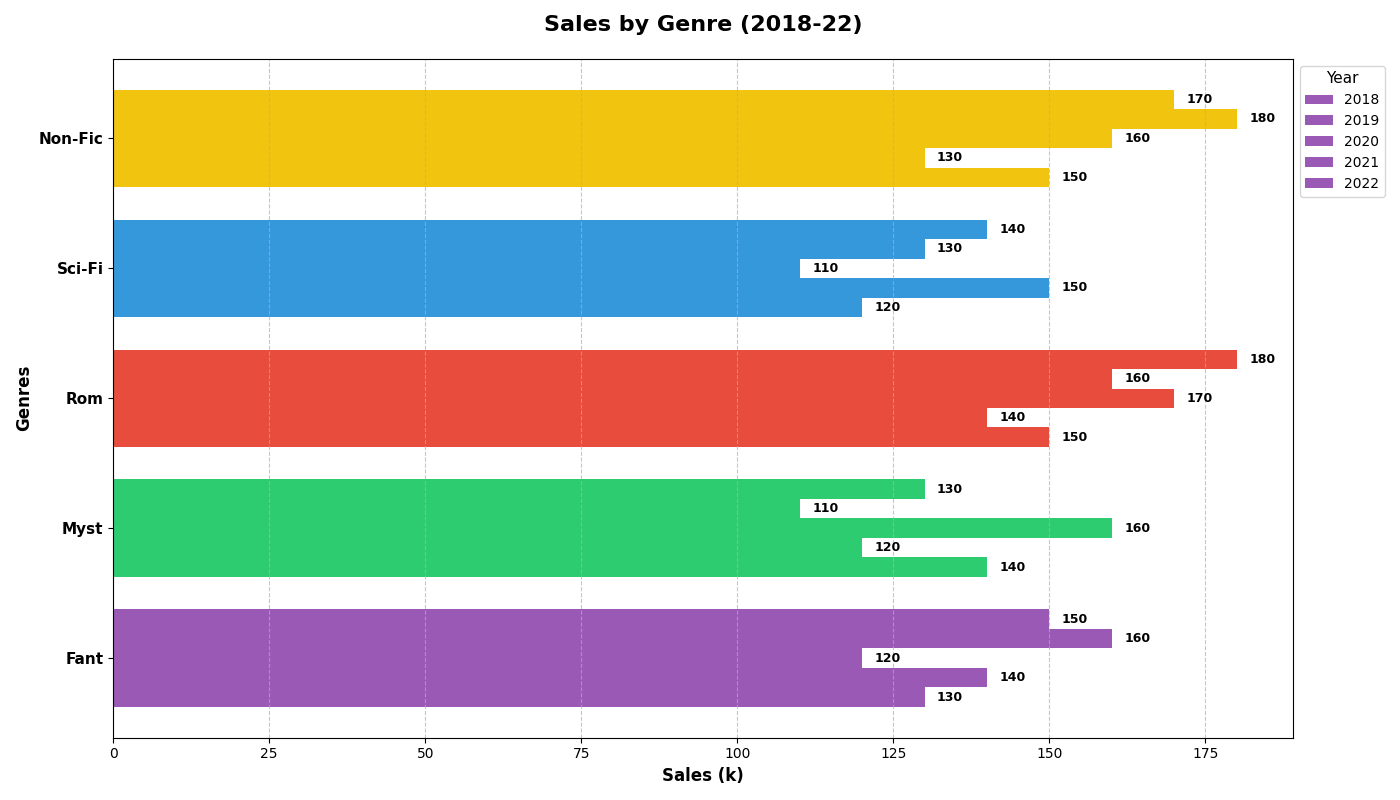

Generate this figure with Python:
import matplotlib.pyplot as plt
import numpy as np

years = ["2018", "2019", "2020", "2021", "2022"]
genres = ["Fant", "Myst", "Rom", "Sci-Fi", "Non-Fic"]

data = np.array([
    [130, 140, 150, 120, 150],
    [140, 120, 140, 150, 130],
    [120, 160, 170, 110, 160],
    [160, 110, 160, 130, 180],
    [150, 130, 180, 140, 170]
])

colors = ['#9b59b6', '#2ecc71', '#e74c3c', '#3498db', '#f1c40f']

fig, ax = plt.subplots(figsize=(14, 8))
bar_height = 0.15
indices = np.arange(len(genres))

for i, year in enumerate(years):
    ax.barh(indices + i * bar_height, data[i], bar_height, color=colors, label=year)

ax.set_ylabel('Genres', fontsize=12, weight='bold')
ax.set_xlabel('Sales (k)', fontsize=12, weight='bold')
ax.set_title('Sales by Genre (2018-22)', fontsize=16, weight='bold', pad=20)
ax.set_yticks(indices + bar_height * (len(years) - 1) / 2)
ax.set_yticklabels(genres, fontsize=11, weight='bold')
ax.legend(title='Year', loc='upper left', bbox_to_anchor=(1, 1), fontsize=10, title_fontsize='11')

ax.grid(axis='x', linestyle='--', alpha=0.7)

for i, year_sales in enumerate(data):
    for j, sales in enumerate(year_sales):
        ax.text(sales + 2, indices[j] + i * bar_height, f'{sales}', va='center', fontsize=9, weight='bold')

plt.tight_layout()
plt.show()
